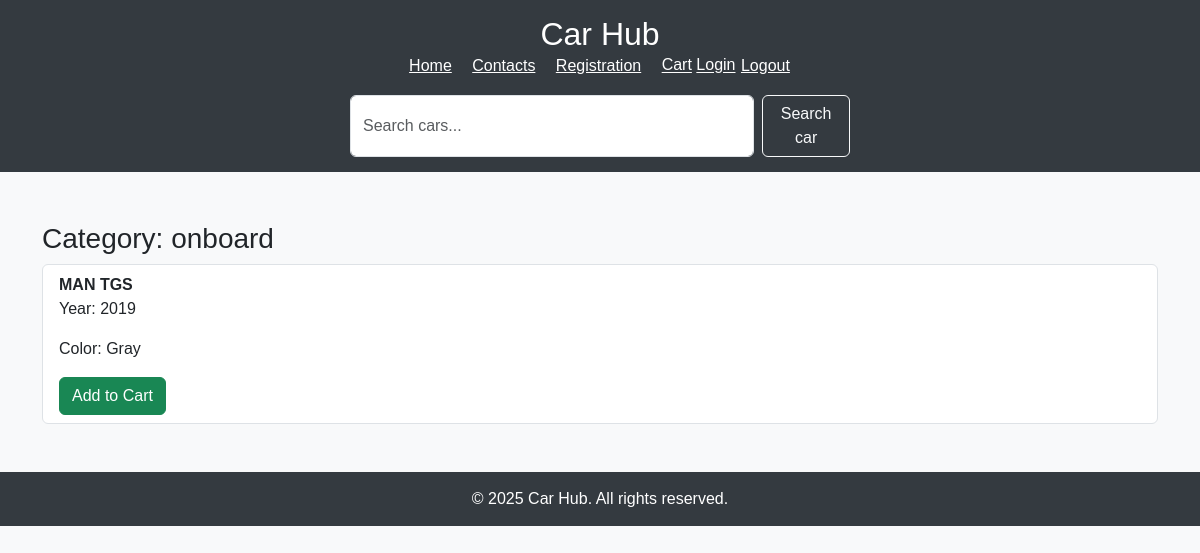
Page /car/22/ on the committed database.
### car/models.py (models this page shows, shortened)
class Category(models.Model):
    name = models.CharField(max_length=50, unique=True)
    parent = models.ForeignKey(
        'self', on_delete=models.CASCADE, null=True, blank=True, related_name='subcategories'
    )

class Car(models.Model):
    id = models.AutoField(primary_key=True)
    color = models.CharField(max_length=50)
    category = models.ForeignKey(Category, on_delete=models.SET_NULL, null=True, blank=True, related_name="cars")
    brand = models.CharField(max_length=50)
    model = models.CharField(max_length=50)
    year = models.PositiveIntegerField(default=2000, null=True, blank=True)
    price = models.DecimalField(max_digits=10, decimal_places=2)
    client = models.ForeignKey(Client, on_delete=models.CASCADE, null=True, blank=True, related_name="cars")

### car/views.py (the view)
# urls.py: path('car/<int:pk>/', car_detail, name='car_detail'),
def car_detail(request, pk):
    car = get_object_or_404(Car, pk=pk)
    category = car.category
    form = ReviewForm()
    reviews = Review.objects.filter(car=car)
    return render(request, 'result_search_car.html', {'category': category, 'car': car,'form': form, 'reviews': reviews})

### services.py
class ReviewForm(forms.ModelForm):
    email = forms.EmailField(required=True, label="Ваш email")
    class Meta:
        model = Review
        fields = ['text']
        widgets = {
            'text': forms.Textarea(attrs={
                'placeholder': 'Напишите ваш отзыв',
                'rows': 3,
                'class': 'form-control'
            }),
        }

### templates/result_search_car.html (shortened to what this page needs)
<!DOCTYPE html>
<html lang="en">
<head>
    <link href="https://cdn.jsdelivr.net/npm/bootstrap@5.3.0/dist/css/bootstrap.min.css" rel="stylesheet">
</head>
<body>
    <header class="text-center">
        <h2>Car Hub</h2>
        <nav>
            <a href="{% url 'car' %}" class="text-white me-3">Home</a>
            <a href="{% url 'contacts' %}" class="text-white me-3">Contacts</a>
            <a href="{% url 'user_register' %}" class="text-white me-3">Registration</a>
            <a href="{% url 'cart_detail' %}" class="text-white">Cart</a>
            {% if not request.user.is_authenticated %}
             <a href="{% url 'login' %}" class="text-white">Login</a>
            {% endif %}
            <form method="post" action="{% url 'logout' %}" style="display:inline;">
            <button type="submit" class="btn btn-link text-white" style="padding:0;">Logout</button>
            </form>
        </nav>
         <form class="d-flex justify-content-center mt-3" method="get" action="{% url 'haystack_search' %}" style="max-width: 500px; margin: 0 auto;">
        <input class="form-control me-2" type="text" name="q" value="{{ request.GET.q }}" placeholder="Search cars..." aria-label="Search">
        <button class="btn btn-outline-light" type="submit">Search car</button>
    </header>
    <div class="container">
        <h3>{% if category %}
        <h3>Category: {{ category.name }}</h3>
            {% else %}
        <h3>No category assigned</h3>
            {% endif %}
        {% if car %}
            <ul class="list-group">
                <li class="list-group-item">
                    <strong>{{ car.brand }} {{ car.model }}</strong>
                    <p>Year: {{ car.year }}</p>
                    <p>Color: {{ car.color }}</p>
                    <a class="btn btn-success" href="{% url 'cart_add' car.id %}" role="button">Add to Cart</a>
                </li>
            </ul>
        {% else %}
            <p>No cars available in this category.</p>
        {% endif %}
    </div>
    <footer class="text-center mt-5">
        <p>&copy; 2025 Car Hub. All rights reserved.</p>
    </footer>
</body>
</html>

### templates/result_search_car.html (style rules this page uses)
body { font-family: Arial, sans-serif; background-color: #f8f9fa; }
header, footer { background-color: #343a40; color: white; padding: 15px 0; }
header h2, footer p { margin: 0; }
.container { margin-top: 50px; }

### rows in the picture
Category: name "onboard"
Car: brand "MAN", model "TGS", year "2019", color "Gray"
